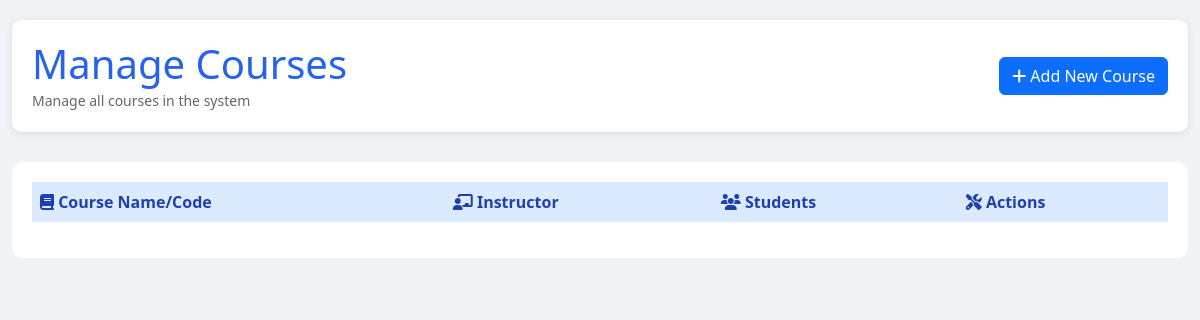
Before: /admin/courses (signed in) with the older database file.
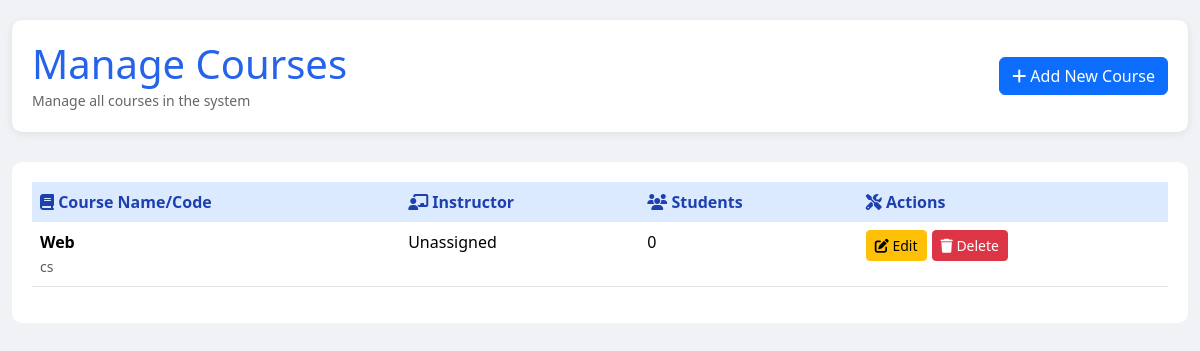
After: the same page with the newer database file.
### app/models.py (models this page shows)
class Course(db.Model):
    id = db.Column(db.Integer, primary_key=True)
    name = db.Column(db.String(100), nullable=False)
    code = db.Column(db.String(20), unique=True, nullable=False)
    teacher_id = db.Column(db.Integer, db.ForeignKey('teacher.id'))
    enrollments = db.relationship('Enrollment', backref='course', cascade='all, delete-orphan')
    assignments = db.relationship('Assignment', backref='course', cascade='all, delete-orphan')
    attendance = db.relationship('Attendance', backref='course', cascade='all, delete-orphan')

### app/routes/admin.py (the view)
@admin.route('/admin/courses')
@login_required
def courses():
    if not check_admin():
        flash('Access denied.', 'danger')
        return redirect(url_for('main.home'))
    all_courses = Course.query.all()
    all_teachers = Teacher.query.all()
    return render_template('admin/courses.html', courses=all_courses, teachers=all_teachers)

### app/models.py (called while the page is built)
@login_manager.user_loader
def load_user(user_id):
    return User.query.get(int(user_id))

### app/routes/admin.py (called while the page is built)
def check_admin():
    if not current_user.is_authenticated or current_user.role != 'admin':
        return False
    return True

### app/templates/admin/courses.html (shortened to what this page needs)
<!DOCTYPE html>
<html lang="en">
<head>
    <link href="https://cdn.jsdelivr.net/npm/bootstrap@5.3.3/dist/css/bootstrap.min.css" rel="stylesheet">
    <link rel="stylesheet" href="https://cdnjs.cloudflare.com/ajax/libs/font-awesome/6.4.0/css/all.min.css">
</head>
<body>
    <div class="container">
        <div class="header">
            <div>
                <h1 style="color: #2563eb; margin: 0;">Manage Courses</h1>
                <small style="color: #666;">Manage all courses in the system</small>
            </div>
            <button class="btn btn-primary" onclick="showModal('addCourseModal')">
                <i class="fas fa-plus"></i> Add New Course
            </button>
        </div>
        <div class="table-responsive">
            <table class="table">
                <thead>
                    <tr>
                        <th><i class="fas fa-book"></i> Course Name/Code</th>
                        <th><i class="fas fa-chalkboard-user"></i> Instructor</th>
                        <th><i class="fas fa-users"></i> Students</th>
                        <th><i class="fas fa-tools"></i> Actions</th>
                    </tr>
                </thead>
                <tbody id="courseList">
                    {% for course in courses %}
                    <tr>
                        <td>
                            <strong>{{ course.name }}</strong><br>
                            <small class="text-muted">{{ course.code }}</small>
                        </td>
                        <td>{{ course.instructor.user_account.name if course.instructor else 'Unassigned' }}</td>
                        <td>{{ course.enrollments|length }}</td>
                        <td>
                            <div class="action-buttons">
                                <button class="btn btn-warning btn-sm"
                                    onclick="editCourse({{ course.id }}, '{{ course.name }}', '{{ course.code }}', '{{ course.teacher_id }}')">
                                    <i class="fas fa-edit"></i> Edit
                                </button>
                                <button class="btn btn-danger btn-sm" onclick="deleteCourse({{ course.id }})">
                                    <i class="fas fa-trash"></i> Delete
                                </button>
                            </div>
                        </td>
                    </tr>
                    {% endfor %}
                </tbody>
            </table>
        </div>
    </div>
</body>
</html>

Changed rows visible on the page:
added Course: name "Web", code "cs", instructor.user_account "Unassigned", enrollments|length "0"
